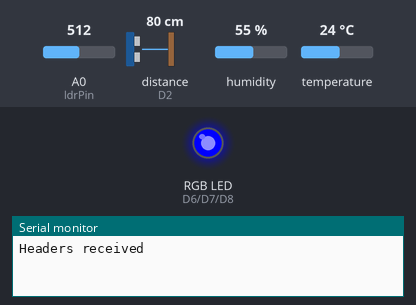
The sketch below on a simulated ESP8266 (NodeMCU). On the bench: an RGB LED mixed from three pins (HIGH = lit), the last lines printed to the serial monitor. Wiring (inferred from the names in the program): ultrasonic range finder: trigger D1; echo D2. The inputs (shaded band) are chosen by the test bench; at power-on: A0 (ldrPin) = 512, distance to the obstacle (sensor on D2) 80 cm, humidity 55 %, temperature 24 °C. The echo pulse lasts 58.3 µs per cm; WiFi joins after 1.5 s; servers stay silent unless stated; uploads are accepted with an empty reply; web services answer with replies made up by the test bench; pins used as bus, display or sensor lines are not drawn.

Above: at 3.2 s.
3.3 s: A0 (ldrPin) set to 689
6.5 s: A0 (ldrPin) set to 717
At 7.2 s:
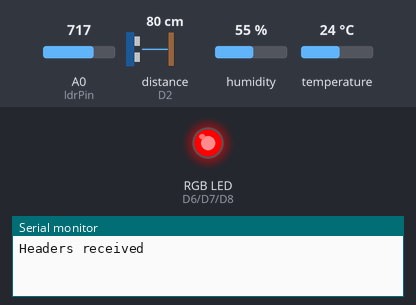
9.7 s: A0 (ldrPin) set to 290
At 11.9 s:
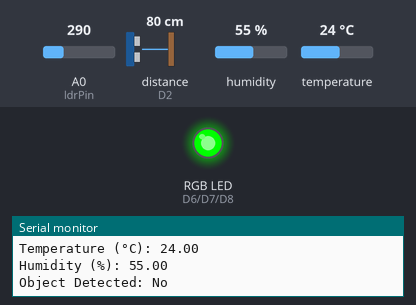
17.0 s: A0 (ldrPin) set to 306
At 19.0 s:
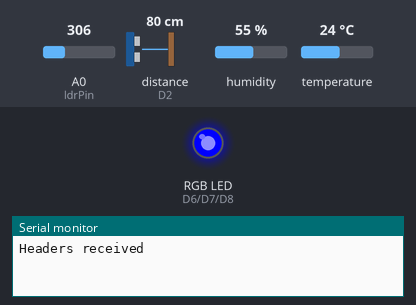
20.6 s: A0 (ldrPin) set to 30
At 23.7 s:
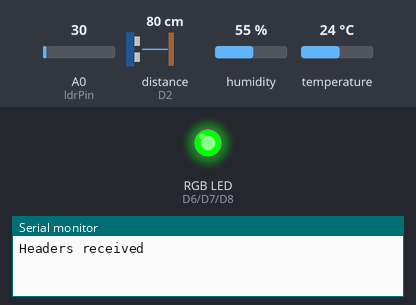
Timing chart, 0 to 25.2 s (numbered marks = the images above; inputs shaded):
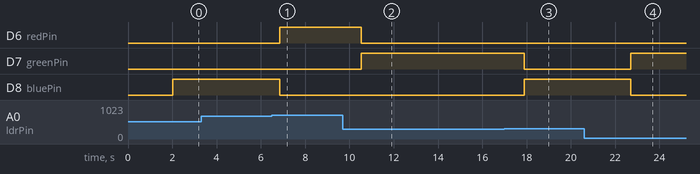

Measured:
- the behaviour switches between 700 and 701 on A0 (ldrPin) (found by bisection; images 0 and 1)
- the behaviour switches between 299 and 300 on A0 (ldrPin) (found by bisection; images 2 and 3)
- after the input at 6.5 s, D6 (redPin): LOW → HIGH after 0.34 s; D8 (bluePin): HIGH → LOW after 0.34 s
- after the input at 9.7 s, D6 (redPin): HIGH → LOW after 0.83 s; D7 (greenPin): LOW → HIGH after 0.83 s
- after the input at 17.0 s, D7 (greenPin): HIGH → LOW after 0.91 s; D8 (bluePin): LOW → HIGH after 0.91 s
- after the input at 20.6 s, D7 (greenPin): LOW → HIGH after 2.1 s; D8 (bluePin): HIGH → LOW after 2.1 s

The sketch:

FINALPROJECT.ino
```cpp
#include <ESP8266WiFi.h>
#include <WiFiClient.h>
#include <DHT.h>
#include <ArduinoJson.h>

// WiFi credentials
const char* ssid = "Rumah 1 Malaysia-Maxis Fibre";
const char* password = "Waz5S8mJ18";

// Server details
const char* host = "www.plamera.net.my";
const char* sendPath = "/midterm/finalproject/sendData.php";
const char* apiKey = "222"; // Replace with your API key

// Telegram details
#define CHAT_ID "679673171"
#define BOTtoken "7342208669:AAGUmI5osHTwrCIZBvYqEUiFfVhgAUmYtpU"  // your Bot Token (Get from Botfather)

// Pin assignments
const int trigPin = D1;
const int echoPin = D2;
const int redPin = D6;
const int greenPin = D7;
const int bluePin = D8;
const int ldrPin = A0; // Analog pin for LDR (Light Sensor)
const int dhtPin = D5; // Digital pin for DHT-22

// DHT-22 setup
#define DHTTYPE DHT22
DHT dht(dhtPin, DHTTYPE);

WiFiClient client;

void setup() {
  Serial.begin(9600);

  // Initialize pin modes
  pinMode(trigPin, OUTPUT);
  pinMode(echoPin, INPUT);
  pinMode(redPin, OUTPUT);
  pinMode(greenPin, OUTPUT);
  pinMode(bluePin, OUTPUT);

  // Initialize DHT sensor
  dht.begin();

  // Connect to WiFi
  connectWiFi();
}

void loop() {
  // Read sensor data
  int distance = calculateDistance();
  int lightValue = analogRead(ldrPin); // Read LDR pin value
  float humidity = dht.readHumidity();
  float temperature = dht.readTemperature();

  // Determine if object is detected (assuming distance in cm)
  bool objectDetected = (distance < 10); // Adjust condition based on your sensor setup

  // Set LED color based on light value
  if (lightValue < 300) {
    setColor(0, 255, 0); // Green
    sendTelegramMessage("Your light have been turn on with maximum capacity.");
  } else if (lightValue >= 300 && lightValue <= 700) {
    setColor(0, 0, 255); // Blue
  } else {
    setColor(255, 0, 0); // Red
    sendTelegramMessage("Your light have been turn off.");
  }

  // Print sensor data to serial monitor
  Serial.print("Distance (cm): ");
  Serial.println(distance);
  Serial.print("Light Value: ");
  Serial.println(lightValue);
  Serial.print("Temperature (°C): ");
  Serial.println(temperature);
  Serial.print("Humidity (%): ");
  Serial.println(humidity);
  Serial.print("Object Detected: ");
  Serial.println(objectDetected ? "Yes" : "No");

  // Send Telegram message if object detected
  if (objectDetected) {
    String message = "Someone has breached your house. Distance: " + String(distance) + " cm";
    sendTelegramMessage(message);
  }

  // Send sensor data to server
  sendDataToServer(distance, lightValue, temperature, humidity, getColorName(lightValue), objectDetected);

  delay(2000); // Delay between readings
}

int calculateDistance() {
  // Ultrasonic sensor function to calculate distance
  digitalWrite(trigPin, LOW);
  delayMicroseconds(2);
  digitalWrite(trigPin, HIGH);
  delayMicroseconds(10);
  digitalWrite(trigPin, LOW);

  long duration = pulseIn(echoPin, HIGH);
  int distance = duration * 0.034 / 2;

  return distance;
}

void connectWiFi() {
  // Function to connect to WiFi
  Serial.print("Connecting to WiFi");
  WiFi.begin(ssid, password);

  while (WiFi.status() != WL_CONNECTED) {
    delay(1000);
    Serial.print(".");
  }

  Serial.println("");
  Serial.println("WiFi connected");
  Serial.print("IP address: ");
  Serial.println(WiFi.localIP());
}

void sendTelegramMessage(String message) {
  // Function to send message via Telegram
  if (WiFi.status() == WL_CONNECTED) {
    WiFiClientSecure client;
    client.setInsecure(); // Disable SSL verification

    if (client.connect("api.telegram.org", 443)) {
      String url = String("/bot") + BOTtoken + "/sendMessage?chat_id=" + CHAT_ID + "&text=" + message;
      client.print(String("GET ") + url + " HTTP/1.1\r\n" +
                   "Host: api.telegram.org\r\n" +
                   "Connection: close\r\n\r\n");

      while (client.connected()) {
        String line = client.readStringUntil('\n');
        if (line == "\r") {
          break;
        }
      }
      while (client.available()) {
        String line = client.readStringUntil('\n');
        Serial.println(line);
      }
    } else {
      Serial.println("Connection to Telegram failed");
    }
  } else {
    Serial.println("WiFi Disconnected");
  }
}

void sendDataToServer(int distance, int lightValue, float temperature, float humidity, String color, bool objectDetected) {
  // Function to send sensor data to server via HTTP POST
  if (client.connect(host, 80)) {
    Serial.println("Connected to server");

    // Create HTTP POST request
    String postData = "api_key=" + String(apiKey) + "&distance_cm=" + String(distance) + "&light=" + String(lightValue) + "&temperature=" + String(temperature) + "&humidity=" + String(humidity) + "&color=" + color + "&object_detected=" + String(objectDetected ? 1 : 0);

    client.print("POST " + String(sendPath) + " HTTP/1.1\r\n");
    client.print("Host: " + String(host) + "\r\n");
    client.print("Content-Type: application/x-www-form-urlencoded\r\n");
    client.print("Content-Length: " + String(postData.length()) + "\r\n\r\n");
    client.print(postData);

    Serial.println("Data sent to server: " + postData);

    // Read response from server
    while (client.connected()) {
      String line = client.readStringUntil('\n');
      if (line == "\r") {
        Serial.println("Headers received");
        break;
      }
    }

    while (client.available()) {
      String line = client.readStringUntil('\n');
      Serial.println(line);
    }

    client.stop();
  } else {
    Serial.println("Connection to server failed");
  }
}

void setColor(int redValue, int greenValue, int blueValue) {
  // Function to set RGB LED color
  analogWrite(redPin, redValue);
  analogWrite(greenPin, greenValue);
  analogWrite(bluePin, blueValue);
}

String getColorName(int lightValue) {
  // Function to get color name based on light value
  if (lightValue < 300) {
    return "Green";
  } else if (lightValue >= 300 && lightValue <= 700) {
    return "Blue";
  } else {
    return "Red";
  }
}
```
